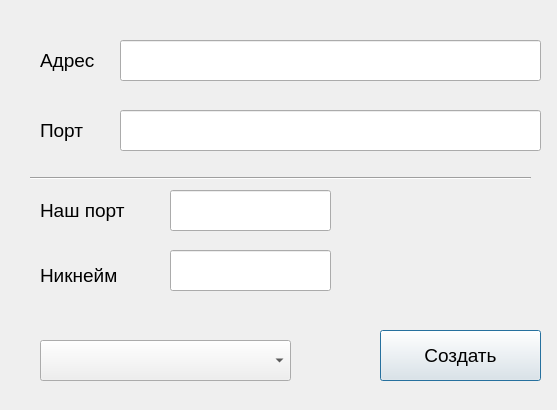
<?xml version="1.0" encoding="UTF-8"?>
<ui version="4.0">
 <class>Dialog_settings</class>
 <widget class="QDialog" name="Dialog_settings">
  <property name="geometry">
   <rect>
    <x>0</x>
    <y>0</y>
    <width>557</width>
    <height>410</height>
   </rect>
  </property>
  <property name="windowTitle">
   <string>Dialog</string>
  </property>
  <widget class="QLineEdit" name="lineEdit_Nick">
   <property name="geometry">
    <rect>
     <x>170</x>
     <y>250</y>
     <width>161</width>
     <height>41</height>
    </rect>
   </property>
   <property name="font">
    <font>
     <pointsize>14</pointsize>
    </font>
   </property>
  </widget>
  <widget class="QLineEdit" name="lineEdit_Our_Port">
   <property name="geometry">
    <rect>
     <x>170</x>
     <y>190</y>
     <width>161</width>
     <height>41</height>
    </rect>
   </property>
   <property name="font">
    <font>
     <pointsize>14</pointsize>
    </font>
   </property>
  </widget>
  <widget class="QLineEdit" name="lineEdit_Port">
   <property name="geometry">
    <rect>
     <x>120</x>
     <y>110</y>
     <width>421</width>
     <height>41</height>
    </rect>
   </property>
   <property name="font">
    <font>
     <pointsize>14</pointsize>
    </font>
   </property>
  </widget>
  <widget class="QLabel" name="label_Port">
   <property name="geometry">
    <rect>
     <x>40</x>
     <y>110</y>
     <width>61</width>
     <height>41</height>
    </rect>
   </property>
   <property name="font">
    <font>
     <pointsize>14</pointsize>
    </font>
   </property>
   <property name="text">
    <string>Порт</string>
   </property>
  </widget>
  <widget class="Line" name="line">
   <property name="geometry">
    <rect>
     <x>30</x>
     <y>170</y>
     <width>501</width>
     <height>16</height>
    </rect>
   </property>
   <property name="font">
    <font>
     <pointsize>14</pointsize>
    </font>
   </property>
   <property name="orientation">
    <enum>Qt::Horizontal</enum>
   </property>
  </widget>
  <widget class="QLineEdit" name="lineEdit_Adress">
   <property name="geometry">
    <rect>
     <x>120</x>
     <y>40</y>
     <width>421</width>
     <height>41</height>
    </rect>
   </property>
   <property name="font">
    <font>
     <pointsize>14</pointsize>
    </font>
   </property>
  </widget>
  <widget class="QLabel" name="label_Our_Port">
   <property name="geometry">
    <rect>
     <x>40</x>
     <y>190</y>
     <width>111</width>
     <height>41</height>
    </rect>
   </property>
   <property name="font">
    <font>
     <pointsize>14</pointsize>
    </font>
   </property>
   <property name="text">
    <string>Наш порт</string>
   </property>
  </widget>
  <widget class="QLabel" name="label_Adress">
   <property name="geometry">
    <rect>
     <x>40</x>
     <y>40</y>
     <width>71</width>
     <height>41</height>
    </rect>
   </property>
   <property name="font">
    <font>
     <pointsize>14</pointsize>
    </font>
   </property>
   <property name="text">
    <string>Адрес</string>
   </property>
  </widget>
  <widget class="QPushButton" name="pushButton_Create">
   <property name="geometry">
    <rect>
     <x>380</x>
     <y>330</y>
     <width>161</width>
     <height>51</height>
    </rect>
   </property>
   <property name="font">
    <font>
     <pointsize>14</pointsize>
    </font>
   </property>
   <property name="text">
    <string>Создать</string>
   </property>
  </widget>
  <widget class="QLabel" name="label_Nick">
   <property name="geometry">
    <rect>
     <x>40</x>
     <y>250</y>
     <width>101</width>
     <height>51</height>
    </rect>
   </property>
   <property name="font">
    <font>
     <pointsize>14</pointsize>
    </font>
   </property>
   <property name="text">
    <string>Никнейм</string>
   </property>
  </widget>
  <widget class="QComboBox" name="comboBox">
   <property name="geometry">
    <rect>
     <x>40</x>
     <y>340</y>
     <width>251</width>
     <height>41</height>
    </rect>
   </property>
   <property name="font">
    <font>
     <pointsize>18</pointsize>
    </font>
   </property>
  </widget>
 </widget>
 <tabstops>
  <tabstop>lineEdit_Adress</tabstop>
  <tabstop>lineEdit_Port</tabstop>
  <tabstop>lineEdit_Our_Port</tabstop>
  <tabstop>lineEdit_Nick</tabstop>
  <tabstop>comboBox</tabstop>
  <tabstop>pushButton_Create</tabstop>
 </tabstops>
 <resources/>
 <connections/>
</ui>
